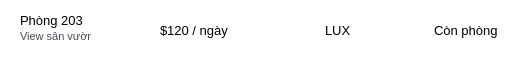
        <widget class="QFrame" name="frame_9">
         <property name="minimumSize">
          <size>
           <width>0</width>
           <height>50</height>
          </size>
         </property>
         <property name="styleSheet">
          <string notr="true">QFrame {
	background-color:white;
	border:transparent;
}</string>
         </property>
         <property name="frameShape">
          <enum>QFrame::StyledPanel</enum>
         </property>
         <property name="frameShadow">
          <enum>QFrame::Raised</enum>
         </property>
         <widget class="QLabel" name="label_38">
          <property name="geometry">
           <rect>
            <x>20</x>
            <y>0</y>
            <width>71</width>
            <height>41</height>
           </rect>
          </property>
          <property name="styleSheet">
           <string notr="true">QLabel {
	font-family: &quot;Montserrat&quot;;
	font-size:10pt;
	background-color:transparent
}</string>
          </property>
          <property name="text">
           <string>Phòng 203</string>
          </property>
         </widget>
         <widget class="QLabel" name="label_39">
          <property name="geometry">
           <rect>
            <x>20</x>
            <y>21</y>
            <width>71</width>
            <height>31</height>
           </rect>
          </property>
          <property name="styleSheet">
           <string notr="true">QLabel {
	font-family: &quot;Montserrat&quot;;
	font-size:8pt;
	background-color:transparent;
	color:#4B4B54;
}</string>
          </property>
          <property name="text">
           <string>View sân vườn</string>
          </property>
         </widget>
         <widget class="QLabel" name="label_40">
          <property name="geometry">
           <rect>
            <x>160</x>
            <y>10</y>
            <width>71</width>
            <height>41</height>
           </rect>
          </property>
          <property name="styleSheet">
           <string notr="true">QLabel {
	font-family: &quot;Montserrat&quot;;
	font-size:10pt;
	background-color:transparent
}</string>
          </property>
          <property name="text">
           <string>$120 / ngày</string>
          </property>
         </widget>
         <widget class="QLabel" name="label_41">
          <property name="geometry">
           <rect>
            <x>320</x>
            <y>10</y>
            <width>31</width>
            <height>41</height>
           </rect>
          </property>
          <property name="styleSheet">
           <string notr="true">QLabel {
	font-family: &quot;Montserrat&quot;;
	font-size:10pt;
	background-color:transparent;
	padding-left:2px
}</string>
          </property>
          <property name="text">
           <string>LUX</string>
          </property>
         </widget>
         <widget class="QLineEdit" name="lineEdit_9">
          <property name="geometry">
           <rect>
            <x>430</x>
            <y>20</y>
            <width>71</width>
            <height>20</height>
           </rect>
          </property>
          <property name="styleSheet">
           <string notr="true">QLineEdit {
	font-family: &quot;Montserrat&quot;;
	font-size:10pt;
	background-color:transparent;
	border:1px;
	padding-left:3px;
}</string>
          </property>
          <property name="text">
           <string>Còn phòng</string>
          </property>
          <property name="readOnly">
           <bool>true</bool>
          </property>
         </widget>
        </widget>
